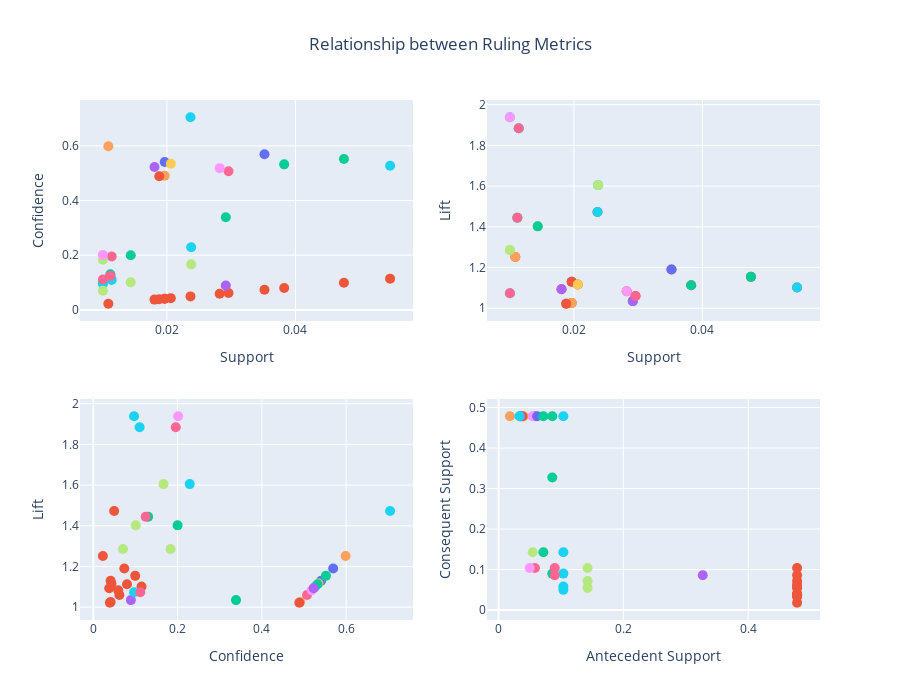

Notebook source saved alongside this figure:
### Code cell
#relationship between ruling metrics
fig = make_subplots(rows=2,cols=2)

fig1 = px.scatter(rules,x='support',y='confidence',hover_data=['lift'],color='antecedents')
fig1.update_traces(marker={'size': 10})
fig2 = px.scatter(rules,x='support',y='lift',hover_data=['confidence'],color='antecedents')
fig2.update_traces(marker={'size': 10})
fig3 = px.scatter(rules,x='confidence',y='lift',color='antecedents')
fig3.update_traces(marker={'size': 10})
fig4 = px.scatter(rules,x='antecedent support',y='consequent support',color='antecedents')
fig4.update_traces(marker={'size': 10})

for trace in fig1.data:
        fig.add_trace(trace,row=1,col=1)
for trace in fig2.data:
        fig.add_trace(trace,row=1,col=2)   
for trace in fig3.data:
        fig.add_trace(trace,row=2,col=1) 
for trace in fig4.data:
        fig.add_trace(trace,row=2,col=2)

fig.update_xaxes(title_text="Support", row=1, col=1)
fig.update_yaxes(title_text="Confidence", row=1, col=1)

fig.update_xaxes(title_text="Support", row=1, col=2)
fig.update_yaxes(title_text="Lift", row=1, col=2)

fig.update_xaxes(title_text="Confidence", row=2, col=1)
fig.update_yaxes(title_text="Lift", row=2, col=1)

fig.update_xaxes(title_text="Antecedent Support", row=2, col=2)
fig.update_yaxes(title_text="Consequent Support", row=2, col=2)

fig.update_layout(height=700,showlegend=False,title='Relationship between Ruling Metrics',title_x=0.5)
fig.show()

### Figure 1 — Plotly figure (JSON) as saved in the notebook; plotly's stock layout.template omitted (floating-point values rounded to 4 significant figures)
{"data": [{"customdata": [[1.13]], "hovertemplate": "antecedents=frozenset({'Alfajores'})<br>support=%{x}<br>confidence=%{y}<br>lift=%{customdata[0]}<extra></extra>", "legendgroup": "frozenset({'Alfajores'})", "marker": {"color": "#636efa", "size": 10, "symbol": "circle"}, "mode": "markers", "name": "frozenset({'Alfajores'})", "orientation": "v", "showlegend": true, "type": "scatter", "x": [0.01965], "xaxis": "x", "y": [0.5407], "yaxis": "y"}, {"customdata": [[1.13], [1.026], [1.102], [1.084], [1.06], [1.117], [1.19], [1.022], [1.154], [1.113], [1.093], [1.252], [1.472]], "hovertemplate": "antecedents=frozenset({'Coffee'})<br>support=%{x}<br>confidence=%{y}<br>lift=%{customdata[0]}<extra></extra>", "legendgroup": "frozenset({'Coffee'})", "marker": {"color": "#EF553B", "size": 10, "symbol": "circle"}, "mode": "markers", "name": "frozenset({'Coffee'})", "orientation": "v", "showlegend": true, "type": "scatter", "x": [0.01965, 0.01965, 0.05473, 0.02821, 0.02958, 0.0206, 0.03518, 0.01881, 0.04754, 0.03825, 0.01807, 0.01088, 0.02367], "xaxis": "x", "y": [0.04108, 0.04108, 0.1144, 0.05897, 0.06184, 0.04307, 0.07354, 0.03931, 0.09938, 0.07995, 0.03777, 0.02275, 0.04947], "yaxis": "y"}, {"customdata": [[1.035], [1.154], [1.445]], "hovertemplate": "antecedents=frozenset({'Pastry'})<br>support=%{x}<br>confidence=%{y}<br>lift=%{customdata[0]}<extra></extra>", "legendgroup": "frozenset({'Pastry'})", "marker": {"color": "#00cc96", "size": 10, "symbol": "circle"}, "mode": "markers", "name": "frozenset({'Pastry'})", "orientation": "v", "showlegend": true, "type": "scatter", "x": [0.02916, 0.04754, 0.0112], "xaxis": "x", "y": [0.3387, 0.5521, 0.1301], "yaxis": "y"}, {"customdata": [[1.035]], "hovertemplate": "antecedents=frozenset({'Bread'})<br>support=%{x}<br>confidence=%{y}<br>lift=%{customdata[0]}<extra></extra>", "legendgroup": "frozenset({'Bread'})", "marker": {"color": "#ab63fa", "size": 10, "symbol": "circle"}, "mode": "markers", "name": "frozenset({'Bread'})", "orientation": "v", "showlegend": true, "type": "scatter", "x": [0.02916], "xaxis": "x", "y": [0.08912], "yaxis": "y"}, {"customdata": [[1.026]], "hovertemplate": "antecedents=frozenset({'Brownie'})<br>support=%{x}<br>confidence=%{y}<br>lift=%{customdata[0]}<extra></extra>", "legendgroup": "frozenset({'Brownie'})", "marker": {"color": "#FFA15A", "size": 10, "symbol": "circle"}, "mode": "markers", "name": "frozenset({'Brownie'})", "orientation": "v", "showlegend": true, "type": "scatter", "x": [0.01965], "xaxis": "x", "y": [0.4908], "yaxis": "y"}, {"customdata": [[1.102], [1.884], [1.605], [1.074], [1.938]], "hovertemplate": "antecedents=frozenset({'Cake'})<br>support=%{x}<br>confidence=%{y}<br>lift=%{customdata[0]}<extra></extra>", "legendgroup": "frozenset({'Cake'})", "marker": {"color": "#19d3f3", "size": 10, "symbol": "circle"}, "mode": "markers", "name": "frozenset({'Cake'})", "orientation": "v", "showlegend": true, "type": "scatter", "x": [0.05473, 0.01141, 0.02377, 0.01004, 0.01004], "xaxis": "x", "y": [0.527, 0.1099, 0.2289, 0.09664, 0.09664], "yaxis": "y"}, {"customdata": [[1.884], [1.06]], "hovertemplate": "antecedents=frozenset({'Hot chocolate'})<br>support=%{x}<br>confidence=%{y}<br>lift=%{customdata[0]}<extra></extra>", "legendgroup": "frozenset({'Hot chocolate'})", "marker": {"color": "#FF6692", "size": 10, "symbol": "circle"}, "mode": "markers", "name": "frozenset({'Hot chocolate'})", "orientation": "v", "showlegend": true, "type": "scatter", "x": [0.01141, 0.02958], "xaxis": "x", "y": [0.1957, 0.5072], "yaxis": "y"}, {"customdata": [[1.605], [1.402], [1.286]], "hovertemplate": "antecedents=frozenset({'Tea'})<br>support=%{x}<br>confidence=%{y}<br>lift=%{customdata[0]}<extra></extra>", "legendgroup": "frozenset({'Tea'})", "marker": {"color": "#B6E880", "size": 10, "symbol": "circle"}, "mode": "markers", "name": "frozenset({'Tea'})", "orientation": "v", "showlegend": true, "type": "scatter", "x": [0.02377, 0.01437, 0.01004], "xaxis": "x", "y": [0.1667, 0.1007, 0.07037], "yaxis": "y"}, {"customdata": [[1.084]], "hovertemplate": "antecedents=frozenset({'Cookies'})<br>support=%{x}<br>confidence=%{y}<br>lift=%{customdata[0]}<extra></extra>", "legendgroup": "frozenset({'Cookies'})", "marker": {"color": "#FF97FF", "size": 10, "symbol": "circle"}, "mode": "markers", "name": "frozenset({'Cookies'})", "orientation": "v", "showlegend": true, "type": "scatter", "x": [0.02821], "xaxis": "x", "y": [0.5184], "yaxis": "y"}, {"customdata": [[1.117]], "hovertemplate": "antecedents=frozenset({'Juice'})<br>support=%{x}<br>confidence=%{y}<br>lift=%{customdata[0]}<extra></extra>", "legendgroup": "frozenset({'Juice'})", "marker": {"color": "#FECB52", "size": 10, "symbol": "circle"}, "mode": "markers", "name": "frozenset({'Juice'})", "orientation": "v", "showlegend": true, "type": "scatter", "x": [0.0206], "xaxis": "x", "y": [0.5342], "yaxis": "y"}, {"customdata": [[1.19]], "hovertemplate": "antecedents=frozenset({'Medialuna'})<br>support=%{x}<br>confidence=%{y}<br>lift=%{customdata[0]}<extra></extra>", "legendgroup": "frozenset({'Medialuna'})", "marker": {"color": "#636efa", "size": 10, "symbol": "circle"}, "mode": "markers", "name": "frozenset({'Medialuna'})", "orientation": "v", "showlegend": true, "type": "scatter", "x": [0.03518], "xaxis": "x", "y": [0.5692], "yaxis": "y"}, {"customdata": [[1.022]], "hovertemplate": "antecedents=frozenset({'Muffin'})<br>support=%{x}<br>confidence=%{y}<br>lift=%{customdata[0]}<extra></extra>", "legendgroup": "frozenset({'Muffin'})", "marker": {"color": "#EF553B", "size": 10, "symbol": "circle"}, "mode": "markers", "name": "frozenset({'Muffin'})", "orientation": "v", "showlegend": true, "type": "scatter", "x": [0.01881], "xaxis": "x", "y": [0.489], "yaxis": "y"}, {"customdata": [[1.113], [1.402]], "hovertemplate": "antecedents=frozenset({'Sandwich'})<br>support=%{x}<br>confidence=%{y}<br>lift=%{customdata[0]}<extra></extra>", "legendgroup": "frozenset({'Sandwich'})", "marker": {"color": "#00cc96", "size": 10, "symbol": "circle"}, "mode": "markers", "name": "frozenset({'Sandwich'})", "orientation": "v", "showlegend": true, "type": "scatter", "x": [0.03825, 0.01437], "xaxis": "x", "y": [0.5324, 0.2], "yaxis": "y"}, {"customdata": [[1.093]], "hovertemplate": "antecedents=frozenset({'Scone'})<br>support=%{x}<br>confidence=%{y}<br>lift=%{customdata[0]}<extra></extra>", "legendgroup": "frozenset({'Scone'})", "marker": {"color": "#ab63fa", "size": 10, "symbol": "circle"}, "mode": "markers", "name": "frozenset({'Scone'})", "orientation": "v", "showlegend": true, "type": "scatter", "x": [0.01807], "xaxis": "x", "y": [0.5229], "yaxis": "y"}, {"customdata": [[1.252]], "hovertemplate": "antecedents=frozenset({'Spanish Brunch'})<br>support=%{x}<br>confidence=%{y}<br>lift=%{customdata[0]}<extra></extra>", "legendgroup": "frozenset({'Spanish Brunch'})", "marker": {"color": "#FFA15A", "size": 10, "symbol": "circle"}, "mode": "markers", "name": "frozenset({'Spanish Brunch'})", "orientation": "v", "showlegend": true, "type": "scatter", "x": [0.01088], "xaxis": "x", "y": [0.5988], "yaxis": "y"}, {"customdata": [[1.472]], "hovertemplate": "antecedents=frozenset({'Toast'})<br>support=%{x}<br>confidence=%{y}<br>lift=%{customdata[0]}<extra></extra>", "legendgroup": "frozenset({'Toast'})", "marker": {"color": "#19d3f3", "size": 10, "symbol": "circle"}, "mode": "markers", "name": "frozenset({'Toast'})", "orientation": "v", "showlegend": true, "type": "scatter", "x": [0.02367], "xaxis": "x", "y": [0.7044], "yaxis": "y"}, {"customdata": [[1.074], [1.445]], "hovertemplate": "antecedents=frozenset({'Coffee', 'Bread'})<br>support=%{x}<br>confidence=%{y}<br>lift=%{customdata[0]}<extra></extra>", "legendgroup": "frozenset({'Coffee', 'Bread'})", "marker": {"color": "#FF6692", "size": 10, "symbol": "circle"}, "mode": "markers", "name": "frozenset({'Coffee', 'Bread'})", "orientation": "v", "showlegend": true, "type": "scatter", "x": [0.01004, 0.0112], "xaxis": "x", "y": [0.1115, 0.1244], "yaxis": "y"}, {"customdata": [[1.286]], "hovertemplate": "antecedents=frozenset({'Cake', 'Coffee'})<br>support=%{x}<br>confidence=%{y}<br>lift=%{customdata[0]}<extra></extra>", "legendgroup": "frozenset({'Cake', 'Coffee'})", "marker": {"color": "#B6E880", "size": 10, "symbol": "circle"}, "mode": "markers", "name": "frozenset({'Cake', 'Coffee'})", "orientation": "v", "showlegend": true, "type": "scatter", "x": [0.01004], "xaxis": "x", "y": [0.1834], "yaxis": "y"}, {"customdata": [[1.938]], "hovertemplate": "antecedents=frozenset({'Tea', 'Coffee'})<br>support=%{x}<br>confidence=%{y}<br>lift=%{customdata[0]}<extra></extra>", "legendgroup": "frozenset({'Tea', 'Coffee'})", "marker": {"color": "#FF97FF", "size": 10, "symbol": "circle"}, "mode": "markers", "name": "frozenset({'Tea', 'Coffee'})", "orientation": "v", "showlegend": true, "type": "scatter", "x": [0.01004], "xaxis": "x", "y": [0.2013], "yaxis": "y"}, {"customdata": [[0.5407]], "hovertemplate": "antecedents=frozenset({'Alfajores'})<br>support=%{x}<br>lift=%{y}<br>confidence=%{customdata[0]}<extra></extra>", "legendgroup": "frozenset({'Alfajores'})", "marker": {"color": "#636efa", "size": 10, "symbol": "circle"}, "mode": "markers", "name": "frozenset({'Alfajores'})", "orientation": "v", "showlegend": true, "type": "scatter", "x": [0.01965], "xaxis": "x2", "y": [1.13], "yaxis": "y2"}, {"customdata": [[0.04108], [0.04108], [0.1144], [0.05897], [0.06184], [0.04307], [0.07354], [0.03931], [0.09938], [0.07995], [0.03777], [0.02275], [0.04947]], "hovertemplate": "antecedents=frozenset({'Coffee'})<br>support=%{x}<br>lift=%{y}<br>confidence=%{customdata[0]}<extra></extra>", "legendgroup": "frozenset({'Coffee'})", "marker": {"color": "#EF553B", "size": 10, "symbol": "circle"}, "mode": "markers", "name": "frozenset({'Coffee'})", "orientation": "v", "showlegend": true, "type": "scatter", "x": [0.01965, 0.01965, 0.05473, 0.02821, 0.02958, 0.0206, 0.03518, 0.01881, 0.04754, 0.03825, 0.01807, 0.01088, 0.02367], "xaxis": "x2", "y": [1.13, 1.026, 1.102, 1.084, 1.06, 1.117, 1.19, 1.022, 1.154, 1.113, 1.093, 1.252, 1.472], "yaxis": "y2"}, {"customdata": [[0.3387], [0.5521], [0.1301]], "hovertemplate": "antecedents=frozenset({'Pastry'})<br>support=%{x}<br>lift=%{y}<br>confidence=%{customdata[0]}<extra></extra>", "legendgroup": "frozenset({'Pastry'})", "marker": {"color": "#00cc96", "size": 10, "symbol": "circle"}, "mode": "markers", "name": "frozenset({'Pastry'})", "orientation": "v", "showlegend": true, "type": "scatter", "x": [0.02916, 0.04754, 0.0112], "xaxis": "x2", "y": [1.035, 1.154, 1.445], "yaxis": "y2"}, {"customdata": [[0.08912]], "hovertemplate": "antecedents=frozenset({'Bread'})<br>support=%{x}<br>lift=%{y}<br>confidence=%{customdata[0]}<extra></extra>", "legendgroup": "frozenset({'Bread'})", "marker": {"color": "#ab63fa", "size": 10, "symbol": "circle"}, "mode": "markers", "name": "frozenset({'Bread'})", "orientation": "v", "showlegend": true, "type": "scatter", "x": [0.02916], "xaxis": "x2", "y": [1.035], "yaxis": "y2"}, {"customdata": [[0.4908]], "hovertemplate": "antecedents=frozenset({'Brownie'})<br>support=%{x}<br>lift=%{y}<br>confidence=%{customdata[0]}<extra></extra>", "legendgroup": "frozenset({'Brownie'})", "marker": {"color": "#FFA15A", "size": 10, "symbol": "circle"}, "mode": "markers", "name": "frozenset({'Brownie'})", "orientation": "v", "showlegend": true, "type": "scatter", "x": [0.01965], "xaxis": "x2", "y": [1.026], "yaxis": "y2"}, {"customdata": [[0.527], [0.1099], [0.2289], [0.09664], [0.09664]], "hovertemplate": "antecedents=frozenset({'Cake'})<br>support=%{x}<br>lift=%{y}<br>confidence=%{customdata[0]}<extra></extra>", "legendgroup": "frozenset({'Cake'})", "marker": {"color": "#19d3f3", "size": 10, "symbol": "circle"}, "mode": "markers", "name": "frozenset({'Cake'})", "orientation": "v", "showlegend": true, "type": "scatter", "x": [0.05473, 0.01141, 0.02377, 0.01004, 0.01004], "xaxis": "x2", "y": [1.102, 1.884, 1.605, 1.074, 1.938], "yaxis": "y2"}, {"customdata": [[0.1957], [0.5072]], "hovertemplate": "antecedents=frozenset({'Hot chocolate'})<br>support=%{x}<br>lift=%{y}<br>confidence=%{customdata[0]}<extra></extra>", "legendgroup": "frozenset({'Hot chocolate'})", "marker": {"color": "#FF6692", "size": 10, "symbol": "circle"}, "mode": "markers", "name": "frozenset({'Hot chocolate'})", "orientation": "v", "showlegend": true, "type": "scatter", "x": [0.01141, 0.02958], "xaxis": "x2", "y": [1.884, 1.06], "yaxis": "y2"}, {"customdata": [[0.1667], [0.1007], [0.07037]], "hovertemplate": "antecedents=frozenset({'Tea'})<br>support=%{x}<br>lift=%{y}<br>confidence=%{customdata[0]}<extra></extra>", "legendgroup": "frozenset({'Tea'})", "marker": {"color": "#B6E880", "size": 10, "symbol": "circle"}, "mode": "markers", "name": "frozenset({'Tea'})", "orientation": "v", "showlegend": true, "type": "scatter", "x": [0.02377, 0.01437, 0.01004], "xaxis": "x2", "y": [1.605, 1.402, 1.286], "yaxis": "y2"}, {"customdata": [[0.5184]], "hovertemplate": "antecedents=frozenset({'Cookies'})<br>support=%{x}<br>lift=%{y}<br>confidence=%{customdata[0]}<extra></extra>", "legendgroup": "frozenset({'Cookies'})", "marker": {"color": "#FF97FF", "size": 10, "symbol": "circle"}, "mode": "markers", "name": "frozenset({'Cookies'})", "orientation": "v", "showlegend": true, "type": "scatter", "x": [0.02821], "xaxis": "x2", "y": [1.084], "yaxis": "y2"}, {"customdata": [[0.5342]], "hovertemplate": "antecedents=frozenset({'Juice'})<br>support=%{x}<br>lift=%{y}<br>confidence=%{customdata[0]}<extra></extra>", "legendgroup": "frozenset({'Juice'})", "marker": {"color": "#FECB52", "size": 10, "symbol": "circle"}, "mode": "markers", "name": "frozenset({'Juice'})", "orientation": "v", "showlegend": true, "type": "scatter", "x": [0.0206], "xaxis": "x2", "y": [1.117], "yaxis": "y2"}, {"customdata": [[0.5692]], "hovertemplate": "antecedents=frozenset({'Medialuna'})<br>support=%{x}<br>lift=%{y}<br>confidence=%{customdata[0]}<extra></extra>", "legendgroup": "frozenset({'Medialuna'})", "marker": {"color": "#636efa", "size": 10, "symbol": "circle"}, "mode": "markers", "name": "frozenset({'Medialuna'})", "orientation": "v", "showlegend": true, "type": "scatter", "x": [0.03518], "xaxis": "x2", "y": [1.19], "yaxis": "y2"}, {"customdata": [[0.489]], "hovertemplate": "antecedents=frozenset({'Muffin'})<br>support=%{x}<br>lift=%{y}<br>confidence=%{customdata[0]}<extra></extra>", "legendgroup": "frozenset({'Muffin'})", "marker": {"color": "#EF553B", "size": 10, "symbol": "circle"}, "mode": "markers", "name": "frozenset({'Muffin'})", "orientation": "v", "showlegend": true, "type": "scatter", "x": [0.01881], "xaxis": "x2", "y": [1.022], "yaxis": "y2"}, {"customdata": [[0.5324], [0.2]], "hovertemplate": "antecedents=frozenset({'Sandwich'})<br>support=%{x}<br>lift=%{y}<br>confidence=%{customdata[0]}<extra></extra>", "legendgroup": "frozenset({'Sandwich'})", "marker": {"color": "#00cc96", "size": 10, "symbol": "circle"}, "mode": "markers", "name": "frozenset({'Sandwich'})", "orientation": "v", "showlegend": true, "type": "scatter", "x": [0.03825, 0.01437], "xaxis": "x2", "y": [1.113, 1.402], "yaxis": "y2"}, {"customdata": [[0.5229]], "hovertemplate": "antecedents=frozenset({'Scone'})<br>support=%{x}<br>lift=%{y}<br>confidence=%{customdata[0]}<extra></extra>", "legendgroup": "frozenset({'Scone'})", "marker": {"color": "#ab63fa", "size": 10, "symbol": "circle"}, "mode": "markers", "name": "frozenset({'Scone'})", "orientation": "v", "showlegend": true, "type": "scatter", "x": [0.01807], "xaxis": "x2", "y": [1.093], "yaxis": "y2"}, {"customdata": [[0.5988]], "hovertemplate": "antecedents=frozenset({'Spanish Brunch'})<br>support=%{x}<br>lift=%{y}<br>confidence=%{customdata[0]}<extra></extra>", "legendgroup": "frozenset({'Spanish Brunch'})", "marker": {"color": "#FFA15A", "size": 10, "symbol": "circle"}, "mode": "markers", "name": "frozenset({'Spanish Brunch'})", "orientation": "v", "showlegend": true, "type": "scatter", "x": [0.01088], "xaxis": "x2", "y": [1.252], "yaxis": "y2"}, {"customdata": [[0.7044]], "hovertemplate": "antecedents=frozenset({'Toast'})<br>support=%{x}<br>lift=%{y}<br>confidence=%{customdata[0]}<extra></extra>", "legendgroup": "frozenset({'Toast'})", "marker": {"color": "#19d3f3", "size": 10, "symbol": "circle"}, "mode": "markers", "name": "frozenset({'Toast'})", "orientation": "v", "showlegend": true, "type": "scatter", "x": [0.02367], "xaxis": "x2", "y": [1.472], "yaxis": "y2"}, {"customdata": [[0.1115], [0.1244]], "hovertemplate": "antecedents=frozenset({'Coffee', 'Bread'})<br>support=%{x}<br>lift=%{y}<br>confidence=%{customdata[0]}<extra></extra>", "legendgroup": "frozenset({'Coffee', 'Bread'})", "marker": {"color": "#FF6692", "size": 10, "symbol": "circle"}, "mode": "markers", "name": "frozenset({'Coffee', 'Bread'})", "orientation": "v", "showlegend": true, "type": "scatter", "x": [0.01004, 0.0112], "xaxis": "x2", "y": [1.074, 1.445], "yaxis": "y2"}, {"customdata": [[0.1834]], "hovertemplate": "antecedents=frozenset({'Cake', 'Coffee'})<br>support=%{x}<br>lift=%{y}<br>confidence=%{customdata[0]}<extra></extra>", "legendgroup": "frozenset({'Cake', 'Coffee'})", "marker": {"color": "#B6E880", "size": 10, "symbol": "circle"}, "mode": "markers", "name": "frozenset({'Cake', 'Coffee'})", "orientation": "v", "showlegend": true, "type": "scatter", "x": [0.01004], "xaxis": "x2", "y": [1.286], "yaxis": "y2"}, {"customdata": [[0.2013]], "hovertemplate": "antecedents=frozenset({'Tea', 'Coffee'})<br>support=%{x}<br>lift=%{y}<br>confidence=%{customdata[0]}<extra></extra>", "legendgroup": "frozenset({'Tea', 'Coffee'})", "marker": {"color": "#FF97FF", "size": 10, "symbol": "circle"}, "mode": "markers", "name": "frozenset({'Tea', 'Coffee'})", "orientation": "v", "showlegend": true, "type": "scatter", "x": [0.01004], "xaxis": "x2", "y": [1.938], "yaxis": "y2"}, {"hovertemplate": "antecedents=frozenset({'Alfajores'})<br>confidence=%{x}<br>lift=%{y}<extra></extra>", "legendgroup": "frozenset({'Alfajores'})", "marker": {"color": "#636efa", "size": 10, "symbol": "circle"}, "mode": "markers", "name": "frozenset({'Alfajores'})", "orientation": "v", "showlegend": true, "type": "scatter", "x": [0.5407], "xaxis": "x3", "y": [1.13], "yaxis": "y3"}, {"hovertemplate": "antecedents=frozenset({'Coffee'})<br>confidence=%{x}<br>lift=%{y}<extra></extra>", "legendgroup": "frozenset({'Coffee'})", "marker": {"color": "#EF553B", "size": 10, "symbol": "circle"}, "mode": "markers", "name": "frozenset({'Coffee'})", "orientation": "v", "showlegend": true, "type": "scatter", "x": [0.04108, 0.04108, 0.1144, 0.05897, 0.06184, 0.04307, 0.07354, 0.03931, 0.09938, 0.07995, 0.03777, 0.02275, 0.04947], "xaxis": "x3", "y": [1.13, 1.026, 1.102, 1.084, 1.06, 1.117, 1.19, 1.022, 1.154, 1.113, 1.093, 1.252, 1.472], "yaxis": "y3"}, {"hovertemplate": "antecedents=frozenset({'Pastry'})<br>confidence=%{x}<br>lift=%{y}<extra></extra>", "legendgroup": "frozenset({'Pastry'})", "marker": {"color": "#00cc96", "size": 10, "symbol": "circle"}, "mode": "markers", "name": "frozenset({'Pastry'})", "orientation": "v", "showlegend": true, "type": "scatter", "x": [0.3387, 0.5521, 0.1301], "xaxis": "x3", "y": [1.035, 1.154, 1.445], "yaxis": "y3"}, {"hovertemplate": "antecedents=frozenset({'Bread'})<br>confidence=%{x}<br>lift=%{y}<extra></extra>", "legendgroup": "frozenset({'Bread'})", "marker": {"color": "#ab63fa", "size": 10, "symbol": "circle"}, "mode": "markers", "name": "frozenset({'Bread'})", "orientation": "v", "showlegend": true, "type": "scatter", "x": [0.08912], "xaxis": "x3", "y": [1.035], "yaxis": "y3"}, {"hovertemplate": "antecedents=frozenset({'Brownie'})<br>confidence=%{x}<br>lift=%{y}<extra></extra>", "legendgroup": "frozenset({'Brownie'})", "marker": {"color": "#FFA15A", "size": 10, "symbol": "circle"}, "mode": "markers", "name": "frozenset({'Brownie'})", "orientation": "v", "showlegend": true, "type": "scatter", "x": [0.4908], "xaxis": "x3", "y": [1.026], "yaxis": "y3"}, {"hovertemplate": "antecedents=frozenset({'Cake'})<br>confidence=%{x}<br>lift=%{y}<extra></extra>", "legendgroup": "frozenset({'Cake'})", "marker": {"color": "#19d3f3", "size": 10, "symbol": "circle"}, "mode": "markers", "name": "frozenset({'Cake'})", "orientation": "v", "showlegend": true, "type": "scatter", "x": [0.527, 0.1099, 0.2289, 0.09664, 0.09664], "xaxis": "x3", "y": [1.102, 1.884, 1.605, 1.074, 1.938], "yaxis": "y3"}, {"hovertemplate": "antecedents=frozenset({'Hot chocolate'})<br>confidence=%{x}<br>lift=%{y}<extra></extra>", "legendgroup": "frozenset({'Hot chocolate'})", "marker": {"color": "#FF6692", "size": 10, "symbol": "circle"}, "mode": "markers", "name": "frozenset({'Hot chocolate'})", "orientation": "v", "showlegend": true, "type": "scatter", "x": [0.1957, 0.5072], "xaxis": "x3", "y": [1.884, 1.06], "yaxis": "y3"}, {"hovertemplate": "antecedents=frozenset({'Tea'})<br>confidence=%{x}<br>lift=%{y}<extra></extra>", "legendgroup": "frozenset({'Tea'})", "marker": {"color": "#B6E880", "size": 10, "symbol": "circle"}, "mode": "markers", "name": "frozenset({'Tea'})", "orientation": "v", "showlegend": true, "type": "scatter", "x": [0.1667, 0.1007, 0.07037], "xaxis": "x3", "y": [1.605, 1.402, 1.286], "yaxis": "y3"}, {"hovertemplate": "antecedents=frozenset({'Cookies'})<br>confidence=%{x}<br>lift=%{y}<extra></extra>", "legendgroup": "frozenset({'Cookies'})", "marker": {"color": "#FF97FF", "size": 10, "symbol": "circle"}, "mode": "markers", "name": "frozenset({'Cookies'})", "orientation": "v", "showlegend": true, "type": "scatter", "x": [0.5184], "xaxis": "x3", "y": [1.084], "yaxis": "y3"}, {"hovertemplate": "antecedents=frozenset({'Juice'})<br>confidence=%{x}<br>lift=%{y}<extra></extra>", "legendgroup": "frozenset({'Juice'})", "marker": {"color": "#FECB52", "size": 10, "symbol": "circle"}, "mode": "markers", "name": "frozenset({'Juice'})", "orientation": "v", "showlegend": true, "type": "scatter", "x": [0.5342], "xaxis": "x3", "y": [1.117], "yaxis": "y3"}, {"hovertemplate": "antecedents=frozenset({'Medialuna'})<br>confidence=%{x}<br>lift=%{y}<extra></extra>", "legendgroup": "frozenset({'Medialuna'})", "marker": {"color": "#636efa", "size": 10, "symbol": "circle"}, "mode": "markers", "name": "frozenset({'Medialuna'})", "orientation": "v", "showlegend": true, "type": "scatter", "x": [0.5692], "xaxis": "x3", "y": [1.19], "yaxis": "y3"}, {"hovertemplate": "antecedents=frozenset({'Muffin'})<br>confidence=%{x}<br>lift=%{y}<extra></extra>", "legendgroup": "frozenset({'Muffin'})", "marker": {"color": "#EF553B", "size": 10, "symbol": "circle"}, "mode": "markers", "name": "frozenset({'Muffin'})", "orientation": "v", "showlegend": true, "type": "scatter", "x": [0.489], "xaxis": "x3", "y": [1.022], "yaxis": "y3"}, {"hovertemplate": "antecedents=frozenset({'Sandwich'})<br>confidence=%{x}<br>lift=%{y}<extra></extra>", "legendgroup": "frozenset({'Sandwich'})", "marker": {"color": "#00cc96", "size": 10, "symbol": "circle"}, "mode": "markers", "name": "frozenset({'Sandwich'})", "orientation": "v", "showlegend": true, "type": "scatter", "x": [0.5324, 0.2], "xaxis": "x3", "y": [1.113, 1.402], "yaxis": "y3"}, {"hovertemplate": "antecedents=frozenset({'Scone'})<br>confidence=%{x}<br>lift=%{y}<extra></extra>", "legendgroup": "frozenset({'Scone'})", "marker": {"color": "#ab63fa", "size": 10, "symbol": "circle"}, "mode": "markers", "name": "frozenset({'Scone'})", "orientation": "v", "showlegend": true, "type": "scatter", "x": [0.5229], "xaxis": "x3", "y": [1.093], "yaxis": "y3"}, {"hovertemplate": "antecedents=frozenset({'Spanish Brunch'})<br>confidence=%{x}<br>lift=%{y}<extra></extra>", "legendgroup": "frozenset({'Spanish Brunch'})", "marker": {"color": "#FFA15A", "size": 10, "symbol": "circle"}, "mode": "markers", "name": "frozenset({'Spanish Brunch'})", "orientation": "v", "showlegend": true, "type": "scatter", "x": [0.5988], "xaxis": "x3", "y": [1.252], "yaxis": "y3"}, {"hovertemplate": "antecedents=frozenset({'Toast'})<br>confidence=%{x}<br>lift=%{y}<extra></extra>", "legendgroup": "frozenset({'Toast'})", "marker": {"color": "#19d3f3", "size": 10, "symbol": "circle"}, "mode": "markers", "name": "frozenset({'Toast'})", "orientation": "v", "showlegend": true, "type": "scatter", "x": [0.7044], "xaxis": "x3", "y": [1.472], "yaxis": "y3"}, {"hovertemplate": "antecedents=frozenset({'Coffee', 'Bread'})<br>confidence=%{x}<br>lift=%{y}<extra></extra>", "legendgroup": "frozenset({'Coffee', 'Bread'})", "marker": {"color": "#FF6692", "size": 10, "symbol": "circle"}, "mode": "markers", "name": "frozenset({'Coffee', 'Bread'})", "orientation": "v", "showlegend": true, "type": "scatter", "x": [0.1115, 0.1244], "xaxis": "x3", "y": [1.074, 1.445], "yaxis": "y3"}, {"hovertemplate": "antecedents=frozenset({'Cake', 'Coffee'})<br>confidence=%{x}<br>lift=%{y}<extra></extra>", "legendgroup": "frozenset({'Cake', 'Coffee'})", "marker": {"color": "#B6E880", "size": 10, "symbol": "circle"}, "mode": "markers", "name": "frozenset({'Cake', 'Coffee'})", "orientation": "v", "showlegend": true, "type": "scatter", "x": [0.1834], "xaxis": "x3", "y": [1.286], "yaxis": "y3"}, {"hovertemplate": "antecedents=frozenset({'Tea', 'Coffee'})<br>confidence=%{x}<br>lift=%{y}<extra></extra>", "legendgroup": "frozenset({'Tea', 'Coffee'})", "marker": {"color": "#FF97FF", "size": 10, "symbol": "circle"}, "mode": "markers", "name": "frozenset({'Tea', 'Coffee'})", "orientation": "v", "showlegend": true, "type": "scatter", "x": [0.2013], "xaxis": "x3", "y": [1.938], "yaxis": "y3"}, {"hovertemplate": "antecedents=frozenset({'Alfajores'})<br>antecedent support=%{x}<br>consequent support=%{y}<extra></extra>", "legendgroup": "frozenset({'Alfajores'})", "marker": {"color": "#636efa", "size": 10, "symbol": "circle"}, "mode": "markers", "name": "frozenset({'Alfajores'})", "orientation": "v", "showlegend": true, "type": "scatter", "x": [0.03634], "xaxis": "x4", "y": [0.4784], "yaxis": "y4"}, {"hovertemplate": "antecedents=frozenset({'Coffee'})<br>antecedent support=%{x}<br>consequent support=%{y}<extra></extra>", "legendgroup": "frozenset({'Coffee'})", "marker": {"color": "#EF553B", "size": 10, "symbol": "circle"}, "mode": "markers", "name": "frozenset({'Coffee'})", "orientation": "v", "showlegend": true, "type": "scatter", "x": [0.4784, 0.4784, 0.4784, 0.4784, 0.4784, 0.4784, 0.4784, 0.4784, 0.4784, 0.4784, 0.4784, 0.4784, 0.4784], "xaxis": "x4", "y": [0.03634, 0.04004, 0.1039, 0.05441, 0.05832, 0.03856, 0.06181, 0.03846, 0.08611, 0.07184, 0.03455, 0.01817, 0.0336], "yaxis": "y4"}, {"hovertemplate": "antecedents=frozenset({'Pastry'})<br>antecedent support=%{x}<br>consequent support=%{y}<extra></extra>", "legendgroup": "frozenset({'Pastry'})", "marker": {"color": "#00cc96", "size": 10, "symbol": "circle"}, "mode": "markers", "name": "frozenset({'Pastry'})", "orientation": "v", "showlegend": true, "type": "scatter", "x": [0.08611, 0.08611, 0.08611], "xaxis": "x4", "y": [0.3272, 0.4784, 0.09002], "yaxis": "y4"}, {"hovertemplate": "antecedents=frozenset({'Bread'})<br>antecedent support=%{x}<br>consequent support=%{y}<extra></extra>", "legendgroup": "frozenset({'Bread'})", "marker": {"color": "#ab63fa", "size": 10, "symbol": "circle"}, "mode": "markers", "name": "frozenset({'Bread'})", "orientation": "v", "showlegend": true, "type": "scatter", "x": [0.3272], "xaxis": "x4", "y": [0.08611], "yaxis": "y4"}, {"hovertemplate": "antecedents=frozenset({'Brownie'})<br>antecedent support=%{x}<br>consequent support=%{y}<extra></extra>", "legendgroup": "frozenset({'Brownie'})", "marker": {"color": "#FFA15A", "size": 10, "symbol": "circle"}, "mode": "markers", "name": "frozenset({'Brownie'})", "orientation": "v", "showlegend": true, "type": "scatter", "x": [0.04004], "xaxis": "x4", "y": [0.4784], "yaxis": "y4"}, {"hovertemplate": "antecedents=frozenset({'Cake'})<br>antecedent support=%{x}<br>consequent support=%{y}<extra></extra>", "legendgroup": "frozenset({'Cake'})", "marker": {"color": "#19d3f3", "size": 10, "symbol": "circle"}, "mode": "markers", "name": "frozenset({'Cake'})", "orientation": "v", "showlegend": true, "type": "scatter", "x": [0.1039, 0.1039, 0.1039, 0.1039, 0.1039], "xaxis": "x4", "y": [0.4784, 0.05832, 0.1426, 0.09002, 0.04987], "yaxis": "y4"}, {"hovertemplate": "antecedents=frozenset({'Hot chocolate'})<br>antecedent support=%{x}<br>consequent support=%{y}<extra></extra>", "legendgroup": "frozenset({'Hot chocolate'})", "marker": {"color": "#FF6692", "size": 10, "symbol": "circle"}, "mode": "markers", "name": "frozenset({'Hot chocolate'})", "orientation": "v", "showlegend": true, "type": "scatter", "x": [0.05832, 0.05832], "xaxis": "x4", "y": [0.1039, 0.4784], "yaxis": "y4"}, {"hovertemplate": "antecedents=frozenset({'Tea'})<br>antecedent support=%{x}<br>consequent support=%{y}<extra></extra>", "legendgroup": "frozenset({'Tea'})", "marker": {"color": "#B6E880", "size": 10, "symbol": "circle"}, "mode": "markers", "name": "frozenset({'Tea'})", "orientation": "v", "showlegend": true, "type": "scatter", "x": [0.1426, 0.1426, 0.1426], "xaxis": "x4", "y": [0.1039, 0.07184, 0.05473], "yaxis": "y4"}, {"hovertemplate": "antecedents=frozenset({'Cookies'})<br>antecedent support=%{x}<br>consequent support=%{y}<extra></extra>", "legendgroup": "frozenset({'Cookies'})", "marker": {"color": "#FF97FF", "size": 10, "symbol": "circle"}, "mode": "markers", "name": "frozenset({'Cookies'})", "orientation": "v", "showlegend": true, "type": "scatter", "x": [0.05441], "xaxis": "x4", "y": [0.4784], "yaxis": "y4"}, {"hovertemplate": "antecedents=frozenset({'Juice'})<br>antecedent support=%{x}<br>consequent support=%{y}<extra></extra>", "legendgroup": "frozenset({'Juice'})", "marker": {"color": "#FECB52", "size": 10, "symbol": "circle"}, "mode": "markers", "name": "frozenset({'Juice'})", "orientation": "v", "showlegend": true, "type": "scatter", "x": [0.03856], "xaxis": "x4", "y": [0.4784], "yaxis": "y4"}, {"hovertemplate": "antecedents=frozenset({'Medialuna'})<br>antecedent support=%{x}<br>consequent support=%{y}<extra></extra>", "legendgroup": "frozenset({'Medialuna'})", "marker": {"color": "#636efa", "size": 10, "symbol": "circle"}, "mode": "markers", "name": "frozenset({'Medialuna'})", "orientation": "v", "showlegend": true, "type": "scatter", "x": [0.06181], "xaxis": "x4", "y": [0.4784], "yaxis": "y4"}, {"hovertemplate": "antecedents=frozenset({'Muffin'})<br>antecedent support=%{x}<br>consequent support=%{y}<extra></extra>", "legendgroup": "frozenset({'Muffin'})", "marker": {"color": "#EF553B", "size": 10, "symbol": "circle"}, "mode": "markers", "name": "frozenset({'Muffin'})", "orientation": "v", "showlegend": true, "type": "scatter", "x": [0.03846], "xaxis": "x4", "y": [0.4784], "yaxis": "y4"}, {"hovertemplate": "antecedents=frozenset({'Sandwich'})<br>antecedent support=%{x}<br>consequent support=%{y}<extra></extra>", "legendgroup": "frozenset({'Sandwich'})", "marker": {"color": "#00cc96", "size": 10, "symbol": "circle"}, "mode": "markers", "name": "frozenset({'Sandwich'})", "orientation": "v", "showlegend": true, "type": "scatter", "x": [0.07184, 0.07184], "xaxis": "x4", "y": [0.4784, 0.1426], "yaxis": "y4"}, {"hovertemplate": "antecedents=frozenset({'Scone'})<br>antecedent support=%{x}<br>consequent support=%{y}<extra></extra>", "legendgroup": "frozenset({'Scone'})", "marker": {"color": "#ab63fa", "size": 10, "symbol": "circle"}, "mode": "markers", "name": "frozenset({'Scone'})", "orientation": "v", "showlegend": true, "type": "scatter", "x": [0.03455], "xaxis": "x4", "y": [0.4784], "yaxis": "y4"}, {"hovertemplate": "antecedents=frozenset({'Spanish Brunch'})<br>antecedent support=%{x}<br>consequent support=%{y}<extra></extra>", "legendgroup": "frozenset({'Spanish Brunch'})", "marker": {"color": "#FFA15A", "size": 10, "symbol": "circle"}, "mode": "markers", "name": "frozenset({'Spanish Brunch'})", "orientation": "v", "showlegend": true, "type": "scatter", "x": [0.01817], "xaxis": "x4", "y": [0.4784], "yaxis": "y4"}, {"hovertemplate": "antecedents=frozenset({'Toast'})<br>antecedent support=%{x}<br>consequent support=%{y}<extra></extra>", "legendgroup": "frozenset({'Toast'})", "marker": {"color": "#19d3f3", "size": 10, "symbol": "circle"}, "mode": "markers", "name": "frozenset({'Toast'})", "orientation": "v", "showlegend": true, "type": "scatter", "x": [0.0336], "xaxis": "x4", "y": [0.4784], "yaxis": "y4"}, {"hovertemplate": "antecedents=frozenset({'Coffee', 'Bread'})<br>antecedent support=%{x}<br>consequent support=%{y}<extra></extra>", "legendgroup": "frozenset({'Coffee', 'Bread'})", "marker": {"color": "#FF6692", "size": 10, "symbol": "circle"}, "mode": "markers", "name": "frozenset({'Coffee', 'Bread'})", "orientation": "v", "showlegend": true, "type": "scatter", "x": [0.09002, 0.09002], "xaxis": "x4", "y": [0.1039, 0.08611], "yaxis": "y4"}, {"hovertemplate": "antecedents=frozenset({'Cake', 'Coffee'})<br>antecedent support=%{x}<br>consequent support=%{y}<extra></extra>", "legendgroup": "frozenset({'Cake', 'Coffee'})", "marker": {"color": "#B6E880", "size": 10, "symbol": "circle"}, "mode": "markers", "name": "frozenset({'Cake', 'Coffee'})", "orientation": "v", "showlegend": true, "type": "scatter", "x": [0.05473], "xaxis": "x4", "y": [0.1426], "yaxis": "y4"}, {"hovertemplate": "antecedents=frozenset({'Tea', 'Coffee'})<br>antecedent support=%{x}<br>consequent support=%{y}<extra></extra>", "legendgroup": "frozenset({'Tea', 'Coffee'})", "marker": {"color": "#FF97FF", "size": 10, "symbol": "circle"}, "mode": "markers", "name": "frozenset({'Tea', 'Coffee'})", "orientation": "v", "showlegend": true, "type": "scatter", "x": [0.04987], "xaxis": "x4", "y": [0.1039], "yaxis": "y4"}], "layout": {"height": 700, "showlegend": false, "title": {"text": "Relationship between Ruling Metrics", "x": 0.5}, "xaxis": {"anchor": "y", "domain": [0, 0.45], "title": {"text": "Support"}}, "xaxis2": {"anchor": "y2", "domain": [0.55, 1], "title": {"text": "Support"}}, "xaxis3": {"anchor": "y3", "domain": [0, 0.45], "title": {"text": "Confidence"}}, "xaxis4": {"anchor": "y4", "domain": [0.55, 1], "title": {"text": "Antecedent Support"}}, "yaxis": {"anchor": "x", "domain": [0.575, 1], "title": {"text": "Confidence"}}, "yaxis2": {"anchor": "x2", "domain": [0.575, 1], "title": {"text": "Lift"}}, "yaxis3": {"anchor": "x3", "domain": [0, 0.425], "title": {"text": "Lift"}}, "yaxis4": {"anchor": "x4", "domain": [0, 0.425], "title": {"text": "Consequent Support"}}}}
